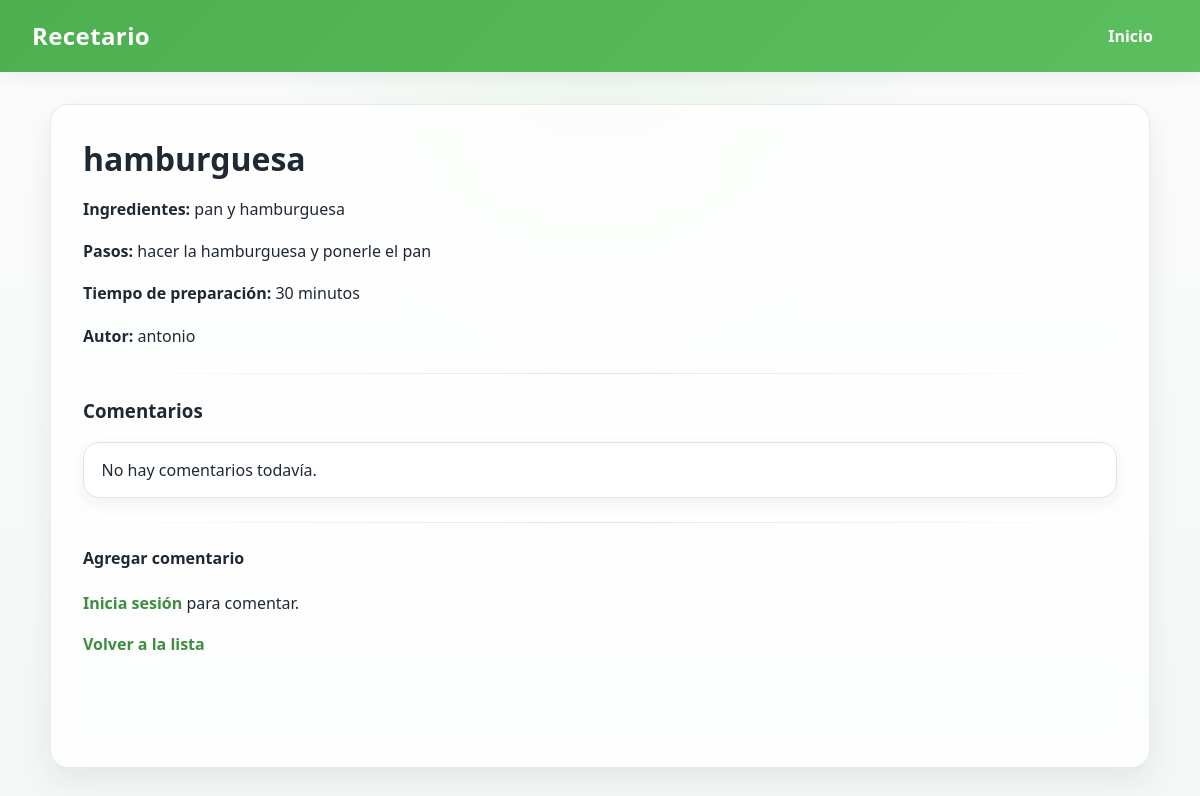
The app's page /receta/2/, older data.
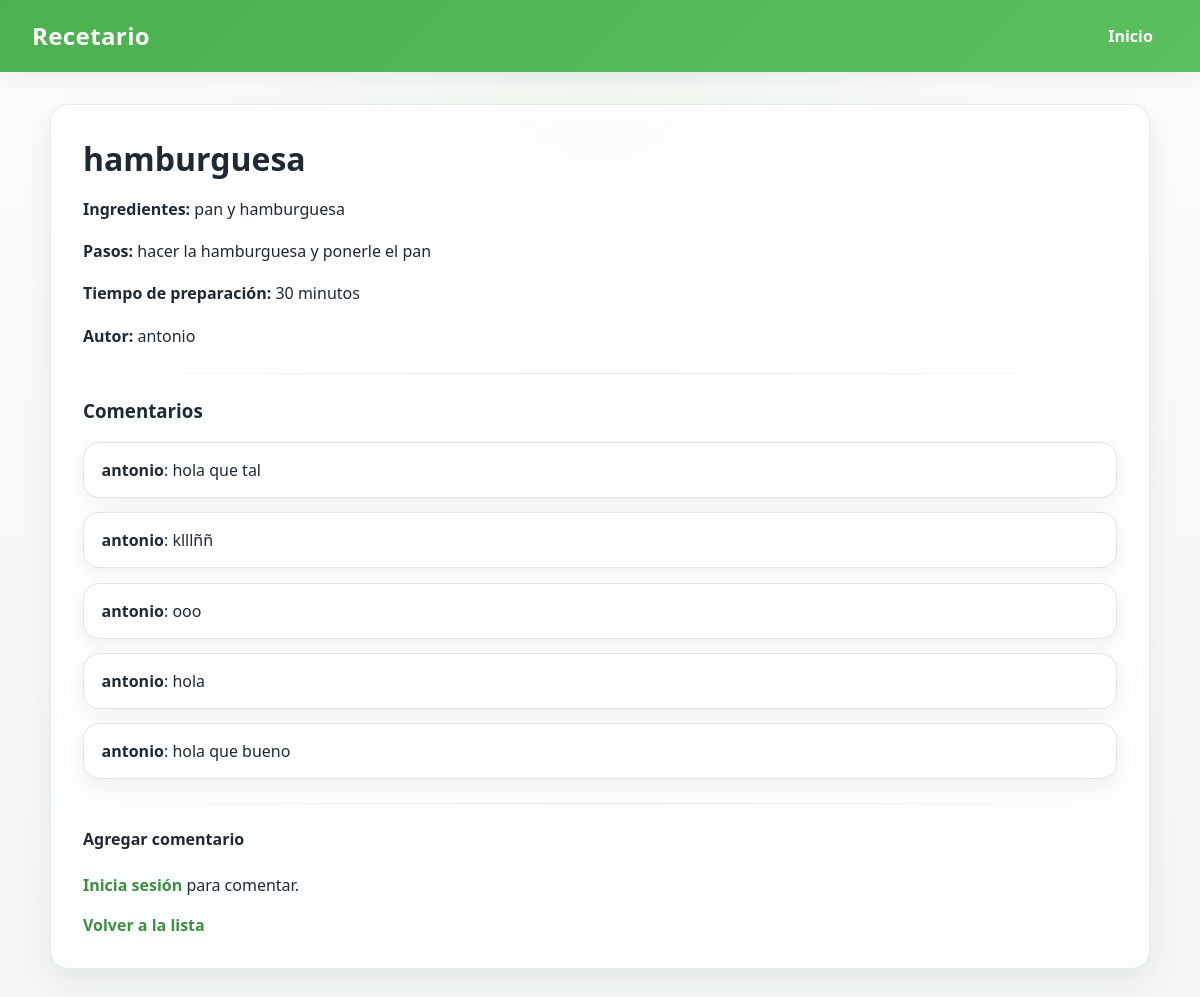
The same page, newer data.
### recetas/models.py (models this page shows, shortened)
class Receta(models.Model):
    titulo = models.CharField(max_length = 100)
    ingredientes = models.TextField( blank=False,null=False,max_length=300)
    pasos_elaboracion = models.TextField(blank=False,null=False,max_length=550)
    tiempo_preparacion = models.PositiveIntegerField(blank= True,null=True)
    autor = models.ForeignKey(settings.AUTH_USER_MODEL, on_delete= models.CASCADE, related_name="recetas", default= 0)
    fecha_creacion = models.DateTimeField(default= timezone.now)
    categoria = models.ForeignKey(Categoria, on_delete=models.SET_NULL, null=True, blank=True)
    class Meta:
        ordering = ["-fecha_creacion"]

class Comentario(models.Model):
    contenido = models.TextField(blank=True, null=False)
    autor = models.ForeignKey(settings.AUTH_USER_MODEL,on_delete=models.CASCADE, related_name="comentarios")
    reseta_asociada = models.ForeignKey(Receta, on_delete=models.CASCADE, related_name="recetas")
    fecha_creacion = models.DateTimeField(auto_now_add=True)
    class Meta:
        ordering = ["-fecha_creacion"]

### recetas/views.py (the view)
# urls.py: path("receta/<int:pk>/",DetalleRecetaView.as_view(), name = "detalles_receta"),
class DetalleRecetaView(DetailView):
    model = Receta
    template_name = "recetas/detalles_recetas.html"
    context_object_name = "receta"
    def get_context_data(self, **kwargs):
        context = super().get_context_data(**kwargs)
        context["form_comentario"] = ComentarioForm()
        return context

### recetas/templates/recetas/detalles_recetas.html (shortened to what this page needs)
{% extends 'recetas/base.html' %}
{% block content %}
<h2>{{ receta.titulo }}</h2>
<p><strong>Ingredientes:</strong> {{ receta.ingredientes }}</p>
<p><strong>Pasos:</strong> {{ receta.pasos_elaboracion }}</p>
<p><strong>Tiempo de preparación:</strong> {{ receta.tiempo_preparacion }} minutos</p>
<p><strong>Autor:</strong> {{ receta.autor.username }}</p>
<hr>
<h3>Comentarios</h3>
<ul>
    {% for comentario in receta.recetas.all %}
        <li>
            <strong>{{ comentario.autor.username }}</strong>: {{ comentario.contenido }}
        </li>
    {% empty %}
        <li>No hay comentarios todavía.</li>
    {% endfor %}
</ul>
<hr>
<h4>Agregar comentario</h4>
{% if user.is_authenticated %}
    <form method="post" action="{% url 'agregar_comentario' receta.pk %}">
        {% csrf_token %}
        {{ form_comentario.as_p }}
        <button type="submit">Enviar</button>
    </form>
{% else %}
    <p><a href="{% url 'login' %}">Inicia sesión</a> para comentar.</p>
{% endif %}
<a href="{% url 'lista_recetas' %}">Volver a la lista</a>
{% endblock %}

### recetas/templates/recetas/base.html (shortened to what this page needs)
{% load static %}
<!DOCTYPE html>
<html lang="es">
<head>
    <link rel="stylesheet" href="{% static 'recetas/style.css' %}">
</head>
<body>
    <header>
        <h1>Recetario</h1>
        <nav>
            <a href="/">Inicio</a>
        </nav>
    </header>
    <main>
        {% block content %}{% endblock %}
    </main>
</body>
</html>

### recetas/static/recetas/style.css (style rules this page uses)
:root { --bg: #f4f7f5; --surface: #ffffff; --surface-alt: #f8fbf8; --text: #1f2933; --muted: #6b7280; --primary: #4caf50; --primary-dark: #3e8e41; --primary-soft: #e8f5e9; --border: #dfe7e1; --shadow: 0 12px 30px rgba(31, 41, 51, 0.08); --shadow-soft: 0 6px 18px rgba(31, 41, 51, 0.06); --radius: 18px; }
* { box-sizing: border-box; }
html { scroll-behavior: smooth; }
body { font-family: 'Segoe UI', Tahoma, Geneva, Verdana, sans-serif; background: radial-gradient(circle at top, rgba(76, 175, 80, 0.08), transparent 35%), linear-gradient(180deg, #fbfcfb 0%, var(--bg) 100%); color: var(--text); margin: 0; min-height: 100vh; display: flex; flex-direction: column; }
header { background: linear-gradient(135deg, var(--primary), #5bbf60); color: white; padding: 1rem 2rem; display: flex; justify-content: space-between; align-items: center; gap: 1rem; box-shadow: var(--shadow-soft); position: sticky; top: 0; z-index: 10; }
header h1 { margin: 0; font-size: 1.5rem; letter-spacing: 0.4px; font-weight: 700; }
nav { display: flex; align-items: center; gap: 0.75rem; flex-wrap: wrap; }
nav a { color: white; text-decoration: none; font-weight: 600; padding: 0.55rem 0.95rem; border-radius: 999px; transition: background-color 0.2s ease, transform 0.2s ease, opacity 0.2s ease; }
main { width: min(1100px, calc(100% - 2rem)); margin: 2rem auto; padding: 2rem; background: rgba(255, 255, 255, 0.72); backdrop-filter: blur(8px); border: 1px solid rgba(223, 231, 225, 0.8); border-radius: var(--radius); box-shadow: var(--shadow); flex: 1; }
main h2, main h3, main h4 { color: var(--text); margin-top: 0; }
main h2 { font-size: 2rem; margin-bottom: 1rem; }
main p { line-height: 1.65; color: var(--text); }
main a { color: var(--primary-dark); text-decoration: none; font-weight: 600; transition: color 0.2s ease, opacity 0.2s ease; }
ul { list-style: none; padding: 0; margin: 1rem 0 1.5rem; display: grid; gap: 0.9rem; }
li { background: var(--surface); border: 1px solid var(--border); border-radius: 16px; padding: 1rem 1.1rem; box-shadow: var(--shadow-soft); }
li strong { color: var(--text); }
hr { border: none; height: 1px; background: linear-gradient(90deg, transparent, var(--border), transparent); margin: 1.5rem 0; }

Row changes from the older to the newer data that the page shows:
added Comentario: autor.username "antonio", contenido "hola que tal"
added Comentario: autor.username "antonio", contenido "klllññ"
added Comentario: autor.username "antonio", contenido "ooo"
added Comentario: autor.username "antonio", contenido "hola"
added Comentario: autor.username "antonio", contenido "hola que bueno"
Text that changed along with them:
text no longer shown: "No hay comentarios todavía."
